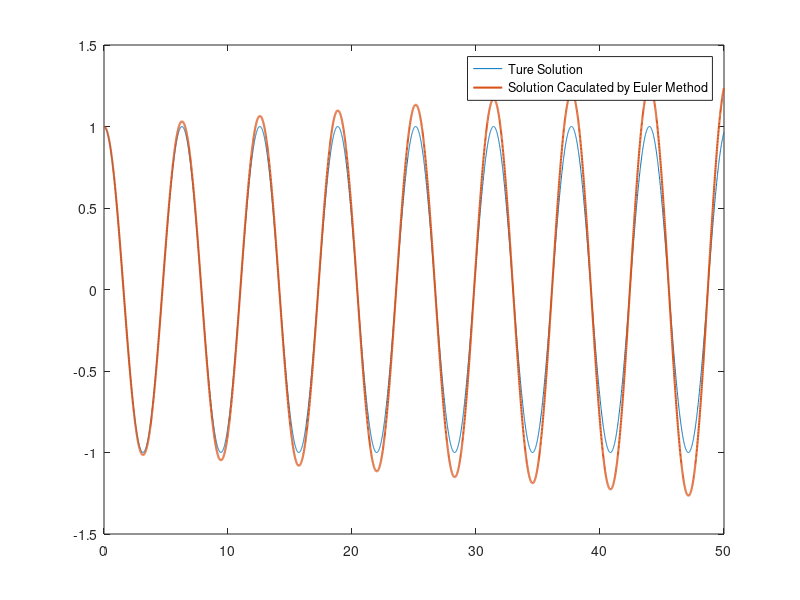

Reproduce this figure in MATLAB.
% Euler Method simulation of a simple harmonic motion 

length = 50;

h = 0.01;
t = 0:h:length-h;
x_0 = 1;
v_0 = 0;
omega = 1;


x = cos(omega*t);

x1 = zeros(length/h,1);
x2 = zeros(length/h, 1);

x1(1) = x_0;
x2(1) = v_0;

for i = 2:length/h
    x1(i) = x1(i-1) + h*x2(i-1);
    x2(i) = x2(i-1) - h*omega*x1(i-1);
end

plot(t, x, t, x1, 'LineWidth',1.5)
legend({'Ture Solution', 'Solution Caculated by Euler Method'})


